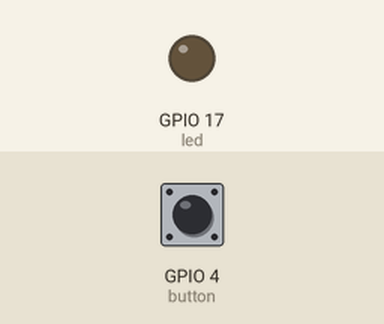
Simulated run of this program. Board: Raspberry Pi (BCM pin numbers). Parts: output pins drawn as LEDs (lit = HIGH). The inputs (shaded band) are chosen by the test bench; at power-on: GPIO 4 (button) HIGH. Web requests get an empty 200 reply after 0.4 s.

Above: at 1.2 s.
1.3 s: GPIO 4 (button) pulled LOW for 0.15 s
At 1.5 s:
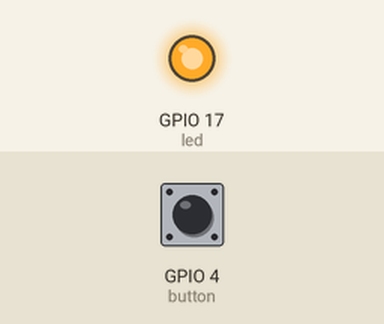
3.2 s: GPIO 4 (button) pulled LOW for 3.2 s
At 7.2 s:
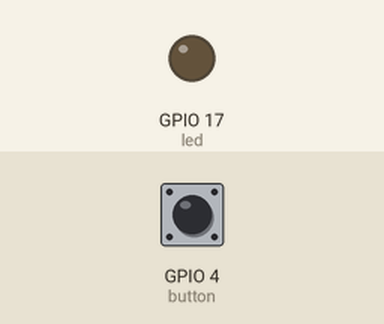
Timing chart, 0 to 8.7 s (numbered marks = the images above; inputs shaded):
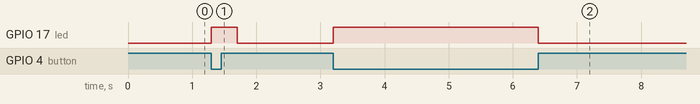

Measured:
- after the input at 1.3 s, GPIO 17 (led): LOW → HIGH at once, → LOW 0.40 s later
- after the input at 3.2 s, GPIO 17 (led): LOW → HIGH at once, → LOW 3.2 s later

The program:

les3-button.py
```python
import time
import requests
from gpiozero import LED, Button

led = LED(17)
button = Button(4)


def pressed():
    led.on()
    requests.get('http://192.168.10.100:8080/count')


def released():
    led.off()


button.when_pressed = pressed
button.when_released = released

while True:
    time.sleep(1)
```
